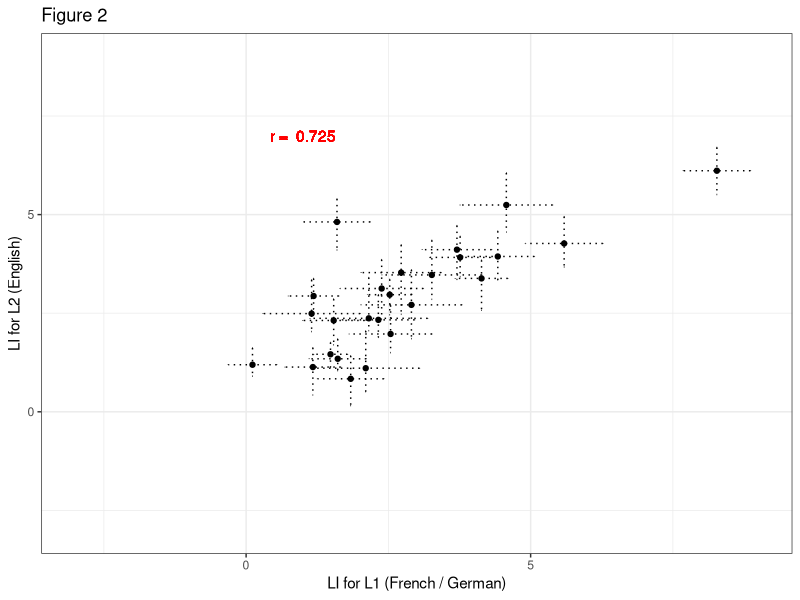
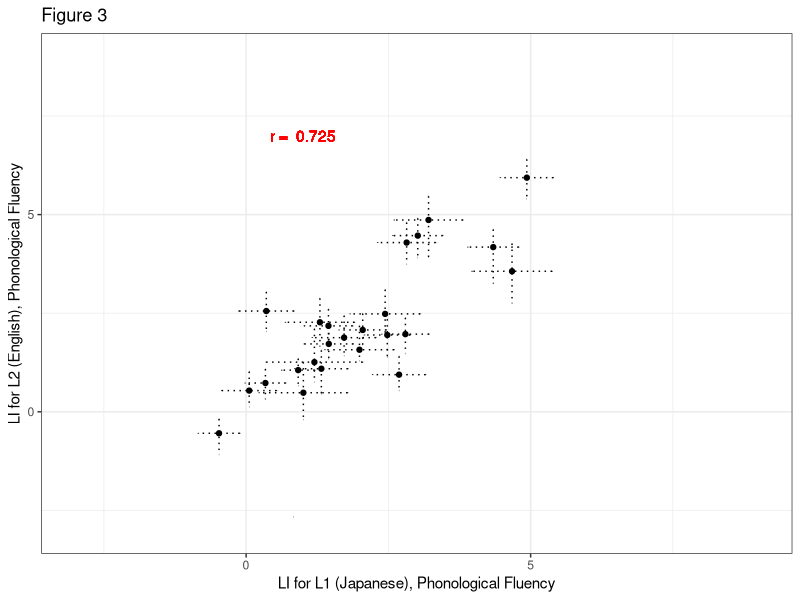
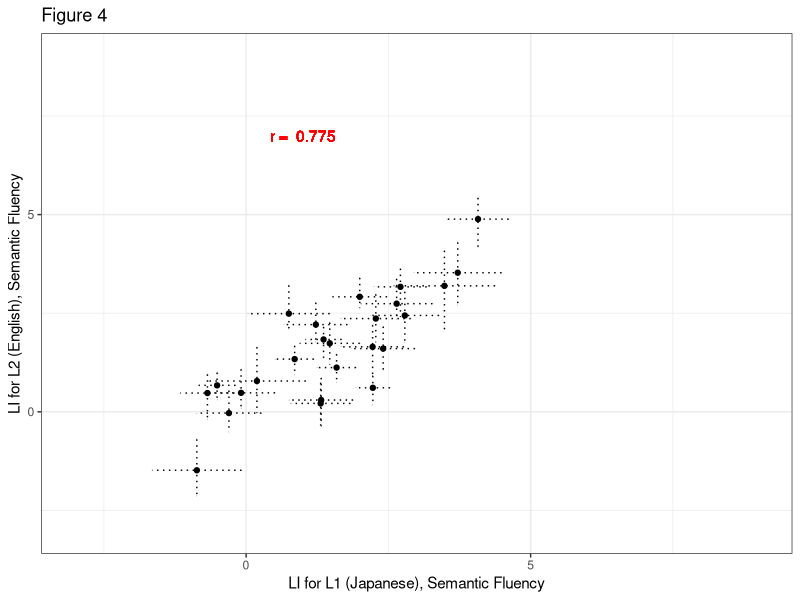

These charts were generated, in order, by the following R code:
## ---- chunk 1
knitr::opts_chunk$set(echo = TRUE)

require(tidyverse)
require(flextable)
require(ggplot2)
## ---- chunk 2
# read French/German data in
L1_data <- read.csv('Results_L1.csv')
L2_data <- read.csv('Results_L2.csv')
background_data_total <- read.csv('background_data.csv', stringsAsFactors = FALSE)
colnames(background_data_total)[1] <-  colnames(background_data_total)[1] <- 'ID'

# read Japanese data in 
Miho_L1_data <- read.csv('Miho_Results_L1.csv')
Miho_L2_data <- read.csv('Miho_Results_L2.csv')
Miho_background_data_total <- read.csv('Miho_background_data.csv', stringsAsFactors = FALSE)
colnames(Miho_background_data_total)[1] <-  colnames(Miho_background_data_total)[1] <- 'ID'
Miho_background_data_total$ID_num <- as.numeric(gsub("BL", replacement = "", Miho_background_data_total$ID))

## ---- chunk 3
# How many participants are there, and how many were excluded from the analysis?
nsubj_all <- dim(L1_data)[1]
# If a subject has data excluded in EITHER language, we'll have to exclude them.
exclude <- L1_data$L1.exclusions + L2_data$L2.exclusions
# We will include the rows in L1_data and L2_data for any participants where exclude = 0
L1_data <- L1_data[which(exclude==0), ]
L2_data <- L2_data[which(exclude==0), ]
# Remove excluded participants from backgound data too
background_data <- background_data_total[which(exclude==0), ]
nsubj <- dim(L1_data)[1]
background_data <- background_data %>% mutate(L2_prof = (L2_prof_Speaking+L2_prof_Reading+L2_prof_Understanding)/3)

# Calculate demographics summary statistics
demo_summary <- background_data %>% 
  summarise(N_total = n(), N_german = length(which(L1==1)), N_french = length(which(L1==2)),
            N_female = length(which(Gender==0)), N_male = length(which(Gender==1)),
            mean_age = mean(Age), sd_age = sd(Age),
            mean_EHI = mean(EHI), sd_EHI = sd(EHI), min_EHI = min(EHI), max_EHI = max(EHI),
            languages = mean(NoL), sd_languages = sd(NoL),
            mean_aoa = mean(L2_Acquisition), sd_aoa = sd(L2_Acquisition),
            mean_aoF = mean(L2_Fluent), sd_aoF = sd(L2_Fluent),
            mean_accent = mean(L2_exp_Accent), sd_accent = sd(L2_exp_Accent),
            mean_read = mean(L2_prof_Reading), sd_read = sd(L2_prof_Reading),
            mean_und = mean(L2_prof_Understanding), sd_und = sd(L2_prof_Understanding),
            mean_speak = mean(L2_prof_Speaking), sd_speak = sd(L2_prof_Speaking),
            mean_prof = mean(L2_prof), sd_prof = sd(L2_prof))

## ---- chunk 4
# Calculate mean and SEM LI value for L1 and L2
L1_summary_stats <- L1_data %>% summarise(L1_mean = mean(L1.mean_LI), L1_se = sd(L1.mean_LI)/sqrt(nsubj),
                                          L1_mean_trials = mean(L1.N), L1_min_trials = min(L1.N), L1_max_trials = max(L1.N)) 
L2_summary_stats <- L2_data %>% summarise(L2_mean = mean(L2.mean_LI), L2_se = sd(L2.mean_LI)/sqrt(nsubj),
                                          L2_mean_trials = mean(L2.N), L2_min_trials = min(L2.N), L2_max_trials = max(L2.N)) 

# Number of Ps left/ bilaterally lateralised
L1_laterality <- L1_data %>% group_by(L1.mean_laterality) %>% summarise(N=n(), pc=N/nsubj*100)
L2_laterality <- L2_data %>% group_by(L2.mean_laterality) %>% summarise(N=n(), pc=N/nsubj*100)


# Make a massive table
summary_stats <- matrix(data = NA, nrow = 2, ncol = 7)
colnames(summary_stats) <- c('Language','Mean trials', 'mean LI', 'se LI', '% left', '% bilateral', '% right')
summary_stats[, 1] <- c('L1', 'L2')
summary_stats[, 2] <- round(c(L1_summary_stats$L1_mean_trials, L2_summary_stats$L2_mean_trials), 2)
summary_stats[, 3] <-  round(c(L1_summary_stats$L1_mean, L2_summary_stats$L2_mean), 2)
summary_stats[, 4] <-  round(c(L1_summary_stats$L1_se, L2_summary_stats$L2_se), 2)
summary_stats[, 5] <- round(c(L1_laterality$pc[2], L2_laterality$pc[2]))
summary_stats[, 6] <- round(c(L1_laterality$pc[1], L2_laterality$pc[1]))
summary_stats[, 7] <- round(c(L1_laterality$pc[3], L2_laterality$pc[3]))
summary_stats[which(is.na(summary_stats[,7])), 7] <- 0 
summary_stats <- as.data.frame(summary_stats)

# Scatterplot of L1 and L2 data
plotdata <- inner_join(x = L1_data,
                        y = L2_data)

# Correlation between L1 and L2
L1_L2_corr <- cor.test (plotdata$L1.mean_LI, plotdata$L2.mean_LI, 
                        method = "spearman", 
                        exact = FALSE)

Fig2 <- ggplot(data = plotdata, aes(x = L1.mean_LI, y = L2.mean_LI)) + 
  geom_point()+
  theme_bw()+
  xlab("LI for L1 (French / German)") +  
  ylab("LI for L2 (English)") + 
  xlim(-3,9) + ylim (-3,9) + 
  geom_errorbar(aes(ymin = L2.mean_LI - L2.mean_se, ymax = L2.mean_LI + L1.mean_se),linetype = "dotted") + 
  geom_errorbarh(aes(xmin = L1.mean_LI - L1.mean_se, xmax = L1.mean_LI + L1.mean_se), linetype = "dotted") +
  geom_text(x = 1, y = 7, label = paste('r = ', round(L1_L2_corr$estimate, 3)), colour = 'red') +
  ggtitle('Figure 2')

# Check correlations with EHI
EHI_LI_L1_cor <- cor.test (background_data$EHI, L1_data$L1.mean_LI, method = "spearman")
EHI_LI_L2_cor <- cor.test (background_data$EHI, L2_data$L2.mean_LI, method = "spearman")

# Check for effect of testing order (0 = L2 tested first, 1 = L1 tested first)
total_info <- inner_join(x = plotdata, y = background_data, by = c("ID"))
nL1_testedfirst <- nrow(background_data[background_data$Tested == 1,]) #how many tested with L1 first
nL1_testedsecond <- nrow(background_data[background_data$Tested == 0,]) # how many tested with L2 first
testing_0 <- filter(total_info, Tested == "0")
testing_1 <- filter(total_info, Tested == "1")
testing_ttest_L1 <- t.test(testing_0$L1.mean_LI, testing_1$L1.mean_LI) # testing if there is a sig. diff between laterality scoes of L1 in those tested in their native language first or second.
testing_ttest_L2 <- t.test(testing_0$L2.mean_LI, testing_1$L2.mean_LI) # testing if there is a sig. diff between laterality scoes of L2 in those tested in their native language first or second.
## ---- chunk 5
# Make a demographics table
demo_table <- matrix(data=NA, nrow=10, ncol=2)
colnames(demo_table) <- c('Characteristic', 'Mean (sd)')
demo_table[,1] <- c('Age, years', 'EHI, /100', 'Languages spoken',
                          'Age of acquisition, years', 'Age of fluency, years', 'Accent, /10',
                          'Proficiency: speaking, /10', 'Proficiency: reading, /10', 
                          'Proficiency: understanding, /10', 'Proficiency: total, /10')
#demo_table[1,2] <- paste0(demo_summary$N_total, ' (', demo_summary$N_male, ':', demo_summary$N_female, ')')
demo_table[1,2] <- paste0(round(demo_summary$mean_age, 2), ' (', round(demo_summary$sd_age, 2), ')')
demo_table[2,2] <- paste0(round(demo_summary$mean_EHI, 2), ' (', round(demo_summary$sd_EHI, 2), ')')
demo_table[3,2] <- paste0(round(demo_summary$languages, 2), ' (', round(demo_summary$sd_languages, 2), ')')
demo_table[4,2] <- paste0(round(demo_summary$mean_aoa, 2), ' (', round(demo_summary$sd_aoa, 2), ')')
demo_table[5,2] <- paste0(round(demo_summary$mean_aoF, 2), ' (', round(demo_summary$sd_aoF, 2), ')')
demo_table[6,2] <- paste0(round(demo_summary$mean_accent, 2), ' (', round(demo_summary$sd_accent, 2), ')')
demo_table[7,2] <- paste0(round(demo_summary$mean_speak, 2), ' (', round(demo_summary$sd_speak, 2), ')')
demo_table[8,2] <- paste0(round(demo_summary$mean_read, 2), ' (', round(demo_summary$sd_read, 2), ')')
demo_table[9,2] <- paste0(round(demo_summary$mean_und, 2), ' (', round(demo_summary$sd_und, 2), ')')
demo_table[10,2] <- paste0(round(demo_summary$mean_prof, 2), ' (', round(demo_summary$sd_prof, 2), ')')
demo_table <- as.data.frame(demo_table)

table1 <- flextable(demo_table) %>% set_caption(table1, caption=paste0('Table 1. Demographics for the Study 1 participants, N=',nsubj, ' (', demo_summary$N_female, ' female)')) 
table1 <- autofit(table1)
table1
## ---- chunk 6
# Report number of excluded trials
excluded_trials_L1 <- 100 - round(sum(L1_data$L1.N) / sum(L1_data$L1.nMark) * 100, 2)
excluded_trials_L2 <- 100 - round(sum(L2_data$L2.N) / sum(L2_data$L2.nMark) * 100, 2)

# Here we will use the Shapiro Wilks normality test to see if the LI values for L1 and L2 are normally distributed
L1_normality <- shapiro.test(L1_data$L1.mean_LI)
L2_normality <- shapiro.test(L2_data$L2.mean_LI)

# spearman correlation test on odds and evens - means: Grabitz data 
L1_splithalf <- cor.test(L1_data$L1.mean_odd, L1_data$L1.mean_even, method = "spearman")
L2_splithalf <- cor.test(L2_data$L2.mean_odd, L2_data$L2.mean_even, method = "spearman")  
## ---- chunk 7
table2 <- flextable(summary_stats) %>% set_caption(table2, caption='Table 2. Summary statistics for Study 1 laterality indices')
table2 <- autofit(table2)
table2

## ---- chunk 8

print(Fig2)

## ---- chunk 9

# Correlation between AOA and LIs
aoa_L2_corr <- cor.test(total_info$L2_Acquisition, total_info$L2.mean_LI, method = "spearman")
aoF_L2_corr <- cor.test(total_info$L2_Fluent, total_info$L2.mean_LI, method = "spearman")
prof_L2_corr <- cor.test(total_info$L2_prof, total_info$L2.mean_LI, method="spearman")

## ---- chunk 10
# How many participants are there, and how many were excluded from the analysis?
Miho_nsubj_all <- dim(Miho_L1_data)[1]

# If a subject has data excluded in EITHER language, we'll have to exclude them
# Phonological and Semantic fluency tasks will be treated separately
Phon_exclude <- Miho_L1_data$L1_Phon.exclusions + Miho_L2_data$L2_Phon.exclusions
Sem_exclude <- Miho_L1_data$L1_Sem.exclusions + Miho_L2_data$L2_Sem.exclusions 

# We will include the rows in L1_data and L2_data for any participants where exclude = 0
L1_Phon_data <- Miho_L1_data[which(Phon_exclude==0), ]
L2_Phon_data <- Miho_L2_data[which(Phon_exclude==0), ]
L1_Sem_data <- Miho_L1_data[which(Sem_exclude==0), ]
L2_Sem_data <- Miho_L2_data[which(Sem_exclude==0), ]

# How many subjects were included for each task?
Phon_nsubj <- dim(L1_Phon_data)[1]
Sem_nsubj <- dim(L1_Sem_data)[1]
# Remove excluded participants from backgound data too
Miho_background_data <- Miho_background_data_total[which(exclude==0), ]

# Calculate demographics summary statistics
#NEED TO CHECK 0 IS DEFINITLEY FEMALE!!

miho_demo_summary <- Miho_background_data %>%
  summarise(N_total = n(), N_female_j = length(which(Gender == "0")), N_male_j = length(which(Gender== "1")),
            mean_age_j = mean(Age, na.rm = TRUE), sd_age = sd(Age, na.rm = TRUE), 
            mean_aoa_L2_j = mean(aoa_L2, na.rm = TRUE), sd_aoa_L2_j = sd(aoa_L2, na.rm = TRUE),
            mean_eng_score_j = mean(Eng_score, na.rm = TRUE), sd_eng_score_j = sd(Eng_score, na.rm = TRUE),
            mean_eng_use_month_j = mean(length_useEng_months, na.rm = TRUE), sd_eng_use_month_j = sd(length_useEng_months, na.rm = TRUE),
            mean_eng_speak_j = mean(Eng_Speak, na.rm = TRUE), sd_eng_speak_j = sd(Eng_Speak, na.rm = TRUE),
            mean_eng_listen_j = mean(Eng_Listen, na.rm = TRUE), sd_eng_listen_j = sd(Eng_Listen, na.rm = TRUE),
            mean_eng_read_j = mean(Eng_Read, na.rm = TRUE), sd_eng_read_j = sd(Eng_Read, na.rm = TRUE), 
            mean_eng_write_j = mean(Eng_Write, na.rm = TRUE), sd_eng_write_j = sd(Eng_Write, na.rm = TRUE),
            )

## ---- chunk 11
# Calculate mean and SEM LI value for L1 and L2: Phonological fluency
L1_Phon_summary_stats <-
  L1_Phon_data %>% summarise(L1_mean = mean(L1_Phon.mean_LI), L1_se = sd(L1_Phon.mean_LI)/sqrt(Phon_nsubj),
                                  L1_mean_trials = mean(L1_Phon.N), L1_min_trials = min(L1_Phon.N),
                                  L1_max_trials = max(L1_Phon.N))

L2_Phon_summary_stats <-
  L2_Phon_data %>% summarise(L2_mean = mean(L2_Phon.mean_LI), L2_se = sd(L2_Phon.mean_LI)/sqrt(Phon_nsubj),
                                  L2_mean_trials = mean(L2_Phon.N), L2_min_trials = min(L2_Phon.N),
                                  L2_max_trials = max(L2_Phon.N))

# The mean and SEM LI value for L1 and L2: Semantic fluency
L1_Sem_summary_stats <-
  L1_Sem_data %>% summarise(L1_mean = mean(L1_Sem.mean_LI), L1_se = sd(L1_Sem.mean_LI)/sqrt(Sem_nsubj),
                                  L1_mean_trials = mean(L1_Sem.N), L1_min_trials = min(L1_Sem.N),
                                  L1_max_trials = max(L1_Sem.N))

L2_Sem_summary_stats <-
  L2_Sem_data %>% summarise(L2_mean = mean(L2_Sem.mean_LI), L2_se = sd(L2_Sem.mean_LI)/sqrt(Sem_nsubj),
                                  L2_mean_trials = mean(L2_Sem.N), L2_min_trials = min(L2_Sem.N),
                                  L2_max_trials = max(L2_Sem.N))

# Number of Ps left/ bilaterally lateralised for L1/L2, Phon/Sem fluency
L1_Phon_laterality <- L1_Phon_data %>%
  group_by(L1_Phon.mean_laterality) %>% summarise(N=n(), pc=N/Phon_nsubj*100)
L2_Phon_laterality <- L2_Phon_data %>%
  group_by(L2_Phon.mean_laterality) %>% summarise(N=n(), pc=N/Phon_nsubj*100)
L1_Sem_laterality <- L1_Sem_data %>%
  group_by(L1_Sem.mean_laterality) %>% summarise(N=n(), pc=N/Sem_nsubj*100)
L2_Sem_laterality <- L2_Sem_data %>%
  group_by(L2_Sem.mean_laterality) %>% summarise(N=n(), pc=N/Sem_nsubj*100)

# Make a summary table
summary_stats <- matrix(data = NA, nrow = 4, ncol = 8)
colnames(summary_stats) <- c('Task','Language','Mean trials', 'mean LI', 'se LI', '% left', '% bilateral', '% right')
summary_stats[, 1] <- c('Phonological','Phonological','Semantic','Semantic')
summary_stats[, 2] <- c('L1','L2','L1','L2')
summary_stats[, 3] <- round(c(L1_Phon_summary_stats$L1_mean_trials, L2_Phon_summary_stats$L2_mean_trials,
                              L1_Sem_summary_stats$L1_mean_trials, L2_Sem_summary_stats$L2_mean_trials), 2)
summary_stats[, 4] <-  round(c(L1_Phon_summary_stats$L1_mean, L2_Phon_summary_stats$L2_mean,
                               L1_Sem_summary_stats$L1_mean, L2_Sem_summary_stats$L2_mean), 2)
summary_stats[, 5] <-  round(c(L1_Phon_summary_stats$L1_se, L2_Phon_summary_stats$L2_se,
                               L1_Sem_summary_stats$L1_se, L2_Sem_summary_stats$L2_se), 2)
summary_stats[, 6] <- round(c(L1_Phon_laterality$pc[2], L2_Phon_laterality$pc[2],
                              L1_Sem_laterality$pc[2], L2_Sem_laterality$pc[2]))
summary_stats[, 7] <- round(c(L1_Phon_laterality$pc[1], L2_Phon_laterality$pc[1],
                              L1_Sem_laterality$pc[1], L2_Sem_laterality$pc[1]))
summary_stats[, 8] <- round(c(L1_Phon_laterality$pc[3], L2_Phon_laterality$pc[3],
                              L1_Sem_laterality$pc[3], L2_Sem_laterality$pc[3]))
summary_stats[which(is.na(summary_stats[,8])), 8] <- 0 
summary_stats <- as.data.frame(summary_stats)

# Plot Miho Phon L1 and L2 data
plotdata_j <- inner_join(x = L1_Phon_data, L2_Phon_data)
L1_L2_Phon_corr <- cor.test (plotdata_j$L1_Phon.mean_LI, plotdata_j$L2_Phon.mean_LI, method = "spearman")

Fig3 <- ggplot(data = plotdata_j, aes(x = L1_Phon.mean_LI, y = L2_Phon.mean_LI)) + 
  geom_point()+
  theme_bw()+
  xlab("LI for L1 (Japanese), Phonological Fluency") +  
  ylab("LI for L2 (English), Phonological Fluency") + 
  xlim(-3,9) + ylim (-3,9) + 
  geom_errorbar(aes(ymin = L2_Phon.mean_LI - L2_Phon.mean_se, ymax = L2_Phon.mean_LI + L1_Phon.mean_se),linetype = "dotted") + 
  geom_errorbarh(aes(xmin = L1_Phon.mean_LI - L1_Phon.mean_se, xmax = L1_Phon.mean_LI + L1_Phon.mean_se), linetype = "dotted")+
  geom_text(x = 1, y = 7, label = paste('r = ', round(L1_L2_corr$estimate, 3)), colour = 'red') +
  ggtitle('Figure 3')

# Plot Miho Sem L1 and L2 data
plotdata_j <- inner_join(x = L1_Sem_data, y = L2_Sem_data)
L1_L2_corr <- cor.test (plotdata_j$L1_Sem.mean_LI, plotdata_j$L2_Sem.mean_LI, method = "spearman")

Fig4 <- ggplot(data = plotdata_j, aes(x = L1_Sem.mean_LI, y = L2_Sem.mean_LI)) +
  geom_point()+
  theme_bw()+
  xlab("LI for L1 (Japanese), Semantic Fluency") +
  ylab("LI for L2 (English), Semantic Fluency") +
  xlim(0-3,9) + ylim (-3,9) +
  geom_errorbar(aes(ymin = L2_Sem.mean_LI - L2_Sem.mean_se, ymax = L2_Sem.mean_LI + L1_Sem.mean_se),linetype = "dotted") +
  geom_errorbarh(aes(xmin = L1_Sem.mean_LI - L1_Sem.mean_se, xmax = L1_Sem.mean_LI + L1_Sem.mean_se), linetype = "dotted")+
  geom_text(x = 1, y = 7, label = paste('r = ', round(L1_L2_corr$estimate, 3)), colour = 'red') +
  ggtitle('Figure 4')

# Check correlations with EHI
#TO COMPLETE
# EHI_LI_L1_Phon_cor <- cor.test (background_data$EHI, L1_data$L1_Phon.mean_LI, method = "spearman")
# EHI_LI_L2_Phon_cor <- cor.test (background_data$EHI, L2_data$L2_Phon.mean_LI, method = "spearman")
# EHI_LI_L1_Sem_cor <- cor.test (background_data$EHI, L1_data$L1_Sem.mean_LI, method = "spearman")
# EHI_LI_L2_Sem_cor <- cor.test (background_data$EHI, L2_data$L2_Sem.mean_LI, method = "spearman")

# Check for effect of testing order (0 = L2 tested first, 1 = L1 tested first)
# TO COMPLETE
# total_info <- inner_join(x = plotdata_j, y = background_data, by = c("ID"))
# nL1_testedfirst <- nrow(background_data[background_data$Tested == 1,]) #how many tested with L1 first
# nL1_testedsecond <- nrow(background_data[background_data$Tested == 0,]) # how many tested with L2 first
# testing_0 <- filter(total_info, Tested == "0")
# testing_1 <- filter(total_info, Tested == "1")
# testing_ttest_L1 <- t.test(testing_0$L1.mean_LI, testing_1$L1.mean_LI) # testing if there is a sig. diff between laterality scoes of L1 in those tested in their native language first or second.
# testing_ttest_L2 <- t.test(testing_0$L2.mean_LI, testing_1$L2.mean_LI) # testing if there is a sig. diff between laterality scoes of L2 in those tested in their native language first or second.
## ---- chunk 12

#### demographics table ####
# Update names of rows when we get more info on background demographics. 
# Make a demographics table

############

demo_table_j <- matrix(data=NA, nrow=8, ncol=2)
colnames(demo_table_j) <- c('Characteristic', 'Mean (sd)')
Miho_background_data_total$ID <- gsub("BL", replacement = "", Miho_background_data_total$ID)

demo_table_j[,1] <- c('Age, years', 'Age of English Acquisition, years', 'mean English score', 'Use of English, months', 'English speaking', 'English listening', 'English Reading', 'English Writing')

demo_table_j[1,2] <- paste0(round(miho_demo_summary$mean_age_j, 2), ' (', round(miho_demo_summary$sd_age, 2), ')')
demo_table_j[2,2] <- paste0(round(miho_demo_summary$mean_aoa_L2_j, 2), ' (', round(miho_demo_summary$sd_aoa_L2_j, 2), ')')
demo_table_j[3,2] <- paste0(round(miho_demo_summary$mean_eng_score_j, 2), ' (', round(miho_demo_summary$sd_eng_score_j, 2), ')')
demo_table_j[4,2] <- paste0(round(miho_demo_summary$mean_eng_use_month_j, 2), ' (', round(miho_demo_summary$sd_eng_use_month_j, 2), ')')
demo_table_j[5,2] <- paste0(round(miho_demo_summary$mean_eng_speak_j, 2), ' (', round(miho_demo_summary$sd_eng_speak_j, 2), ')')
demo_table_j[6,2] <- paste0(round(miho_demo_summary$mean_eng_listen_j, 2), ' (', round(miho_demo_summary$sd_eng_listen_j, 2), ')')
demo_table_j[7,2] <- paste0(round(miho_demo_summary$mean_eng_read_j, 2), ' (', round(miho_demo_summary$sd_eng_read_j, 2), ')')
demo_table_j[8,2] <- paste0(round(miho_demo_summary$mean_eng_write_j, 2), ' (', round(miho_demo_summary$sd_eng_write_j, 2), ')')
demo_table_j <- as.data.frame(demo_table_j)

table101 <- flextable(demo_table_j) %>% set_caption('table101', caption=paste0('Table 101. Demographics for the Study 2 participants, N=', miho_demo_summary$N_total, ' (', miho_demo_summary$N_female_j, ' female)')) 
table101 <- autofit(table101)
table101

## ---- chunk 13
# Report number of excluded trials
excluded_trials_L1_Phon <- 100 - round(sum(L1_Phon_data$L1_Phon.N.N) / sum(L1_Phon_data$L1_Phon.nMark) * 100, 2)
excluded_trials_L2_Phon <- 100 - round(sum(L2_Phon_data$L2_Phon.N) / sum(L2_Phon_data$L2_Phon.nMark) * 100, 2)
excluded_trials_L1_Sem <- 100 - round(sum(L1_Sem_data$L1_Sem.N.N) / sum(L1_Sem_data$L1_Sem.nMark) * 100, 2)
excluded_trials_L2_Sem <- 100 - round(sum(L2_Sem_data$L2_Sem.N) / sum(L2_Sem_data$L2_Sem.nMark) * 100, 2)

# Here we will use the Shapiro Wilks normality test to see if the LI values for L1 and L2 are normally distributed
L1_Phon_normality <- shapiro.test(L1_Phon_data$L1_Phon.mean_LI)
L1_Sem_normality <- shapiro.test(L1_Sem_data$L1_Sem.mean_LI)
L2_Phon_normality <- shapiro.test(L2_Phon_data$L2_Phon.mean_LI)
L2_Sem_normality <- shapiro.test(L2_Sem_data$L2_Sem.mean_LI)

# spearman correlation test on odds and evens - means
L1_Phon_splithalf <- cor.test(L1_Phon_data$L1_Phon.mean_odd, L1_Phon_data$L1_Phon.mean_even, method = "spearman")
L2_Phon_splithalf <- cor.test(L2_Phon_data$L2_Phon.mean_odd, L2_Phon_data$L2_Phon.mean_even, method = "spearman")
L1_Sem_splithalf <- cor.test(L1_Sem_data$L1_Sem.mean_odd, L1_Sem_data$L1_Sem.mean_even, method = "spearman")
L2_Sem_splithalf <- cor.test(L2_Sem_data$L2_Sem.mean_odd, L2_Sem_data$L2_Sem.mean_even, method = "spearman")

## ---- chunk 14
table4 <- flextable(summary_stats) 
table4 <- autofit(table4)
set_caption(table4, caption='Table 4. Summary statistics for Study 2 laterality indices')

## ---- chunk 15
print(Fig3)
print(Fig4)

## ---- chunk 16

# Correlation between AOA and LIs

Miho_background_data_total$ID <- as.numeric("ID")
total_info_j <- inner_join(x = plotdata_j, y = Miho_background_data_total, by = c("ID"))


# TO BE COMPLETED
#total_info_j <- 
#aoa_L2_corr_j <- cor.test(Miho_background_data_total$aoa_L2, plotdata_j$L1_Sem.mean_LI, method = "spearman")
